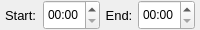
       <widget class="QWidget" name="w_audio_dur" native="true">
        <property name="minimumSize">
         <size>
          <width>0</width>
          <height>30</height>
         </size>
        </property>
        <property name="maximumSize">
         <size>
          <width>16777215</width>
          <height>30</height>
         </size>
        </property>
        <layout class="QGridLayout" name="gridLayout_12">
         <property name="leftMargin">
          <number>5</number>
         </property>
         <property name="topMargin">
          <number>0</number>
         </property>
         <property name="rightMargin">
          <number>5</number>
         </property>
         <property name="bottomMargin">
          <number>0</number>
         </property>
         <property name="spacing">
          <number>0</number>
         </property>
         <item row="0" column="2">
          <widget class="QLabel" name="label_6">
           <property name="minimumSize">
            <size>
             <width>0</width>
             <height>30</height>
            </size>
           </property>
           <property name="maximumSize">
            <size>
             <width>16777215</width>
             <height>30</height>
            </size>
           </property>
           <property name="font">
            <font>
             <pointsize>10</pointsize>
            </font>
           </property>
           <property name="text">
            <string>End:</string>
           </property>
           <property name="alignment">
            <set>Qt::AlignCenter</set>
           </property>
          </widget>
         </item>
         <item row="0" column="3">
          <widget class="QTimeEdit" name="te_end">
           <property name="minimumSize">
            <size>
             <width>0</width>
             <height>30</height>
            </size>
           </property>
           <property name="maximumSize">
            <size>
             <width>70</width>
             <height>30</height>
            </size>
           </property>
           <property name="displayFormat">
            <string>mm:ss</string>
           </property>
          </widget>
         </item>
         <item row="0" column="1">
          <widget class="QTimeEdit" name="te_start">
           <property name="minimumSize">
            <size>
             <width>0</width>
             <height>30</height>
            </size>
           </property>
           <property name="maximumSize">
            <size>
             <width>70</width>
             <height>30</height>
            </size>
           </property>
           <property name="displayFormat">
            <string>mm:ss</string>
           </property>
          </widget>
         </item>
         <item row="0" column="0">
          <widget class="QLabel" name="label_4">
           <property name="minimumSize">
            <size>
             <width>0</width>
             <height>30</height>
            </size>
           </property>
           <property name="maximumSize">
            <size>
             <width>16777215</width>
             <height>30</height>
            </size>
           </property>
           <property name="font">
            <font>
             <pointsize>10</pointsize>
            </font>
           </property>
           <property name="text">
            <string>Start:</string>
           </property>
           <property name="alignment">
            <set>Qt::AlignLeading|Qt::AlignLeft|Qt::AlignVCenter</set>
           </property>
          </widget>
         </item>
        </layout>
       </widget>
